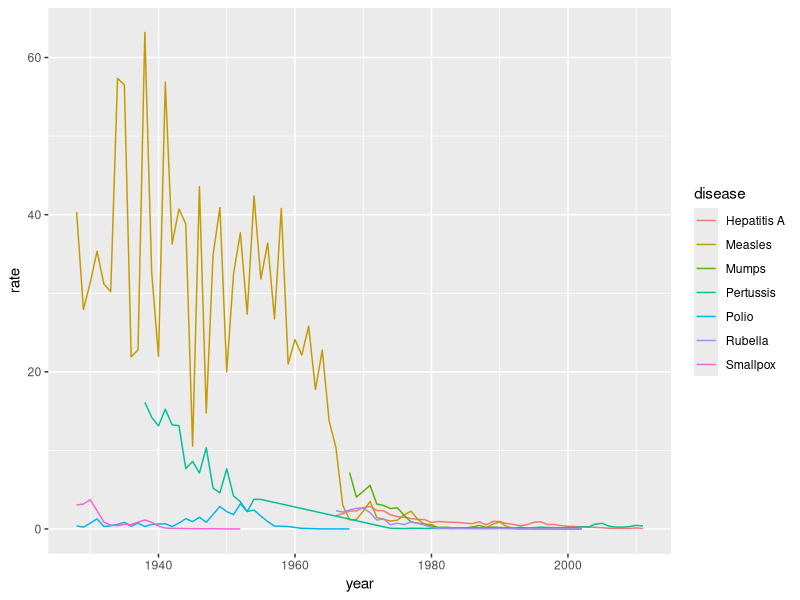

Generate this figure with R:
library(dplyr)
library(ggplot2)
library(dslabs)
library(RColorBrewer)
data(us_contagious_diseases)

us_contagious_diseases %>%
  filter(!is.na(population)) %>% 
  group_by(year, disease) %>%
  summarize(rate = sum(count)/sum(population)*10000) %>%
  ggplot(aes(year, rate, color = disease)) + 
  geom_line()
